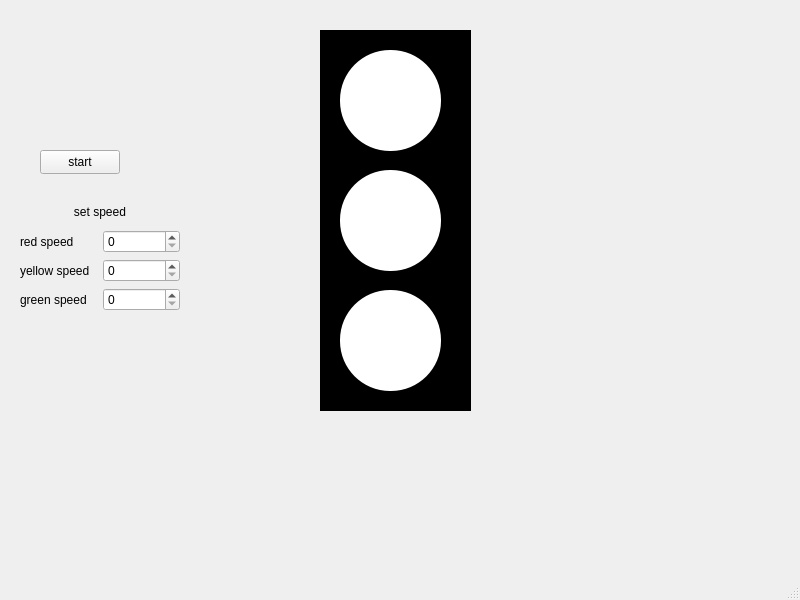
<?xml version="1.0" encoding="UTF-8"?>
<ui version="4.0">
 <class>MainWindow</class>
 <widget class="QMainWindow" name="MainWindow">
  <property name="geometry">
   <rect>
    <x>0</x>
    <y>0</y>
    <width>800</width>
    <height>600</height>
   </rect>
  </property>
  <property name="windowTitle">
   <string>MainWindow</string>
  </property>
  <widget class="QWidget" name="centralwidget">
   <widget class="QLabel" name="label">
    <property name="geometry">
     <rect>
      <x>320</x>
      <y>30</y>
      <width>151</width>
      <height>381</height>
     </rect>
    </property>
    <property name="styleSheet">
     <string notr="true">background: black</string>
    </property>
    <property name="text">
     <string/>
    </property>
   </widget>
   <widget class="QPushButton" name="redButton">
    <property name="geometry">
     <rect>
      <x>340</x>
      <y>50</y>
      <width>101</width>
      <height>101</height>
     </rect>
    </property>
    <property name="styleSheet">
     <string notr="true">border-radius: 50%;
background: white</string>
    </property>
    <property name="text">
     <string/>
    </property>
   </widget>
   <widget class="QPushButton" name="yellowButton">
    <property name="geometry">
     <rect>
      <x>340</x>
      <y>170</y>
      <width>101</width>
      <height>101</height>
     </rect>
    </property>
    <property name="styleSheet">
     <string notr="true">border-radius: 50%;
background: white</string>
    </property>
    <property name="text">
     <string/>
    </property>
   </widget>
   <widget class="QPushButton" name="startButton">
    <property name="geometry">
     <rect>
      <x>40</x>
      <y>150</y>
      <width>80</width>
      <height>24</height>
     </rect>
    </property>
    <property name="text">
     <string>start</string>
    </property>
   </widget>
   <widget class="QPushButton" name="greenButton">
    <property name="geometry">
     <rect>
      <x>340</x>
      <y>290</y>
      <width>101</width>
      <height>101</height>
     </rect>
    </property>
    <property name="styleSheet">
     <string notr="true">border-radius: 50%;
background: white</string>
    </property>
    <property name="text">
     <string/>
    </property>
   </widget>
   <widget class="QWidget" name="gridLayoutWidget">
    <property name="geometry">
     <rect>
      <x>20</x>
      <y>200</y>
      <width>160</width>
      <height>111</height>
     </rect>
    </property>
    <layout class="QGridLayout" name="gridLayout">
     <item row="2" column="0">
      <widget class="QLabel" name="label_4">
       <property name="text">
        <string>yellow speed</string>
       </property>
      </widget>
     </item>
     <item row="3" column="0">
      <widget class="QLabel" name="label_5">
       <property name="text">
        <string>green speed</string>
       </property>
      </widget>
     </item>
     <item row="2" column="1">
      <widget class="QSpinBox" name="yellowBox">
       <property name="maximum">
        <number>499</number>
       </property>
       <property name="singleStep">
        <number>10</number>
       </property>
      </widget>
     </item>
     <item row="3" column="1">
      <widget class="QSpinBox" name="greenBox">
       <property name="maximum">
        <number>499</number>
       </property>
       <property name="singleStep">
        <number>10</number>
       </property>
      </widget>
     </item>
     <item row="1" column="0">
      <widget class="QLabel" name="label_3">
       <property name="text">
        <string>red speed</string>
       </property>
      </widget>
     </item>
     <item row="1" column="1">
      <widget class="QSpinBox" name="redBox">
       <property name="maximum">
        <number>499</number>
       </property>
       <property name="singleStep">
        <number>10</number>
       </property>
      </widget>
     </item>
     <item row="0" column="0" colspan="2">
      <widget class="QLabel" name="label_2">
       <property name="text">
        <string>set speed</string>
       </property>
       <property name="alignment">
        <set>Qt::AlignCenter</set>
       </property>
      </widget>
     </item>
    </layout>
   </widget>
   <widget class="QLabel" name="label_6">
    <property name="geometry">
     <rect>
      <x>340</x>
      <y>50</y>
      <width>16</width>
      <height>16</height>
     </rect>
    </property>
    <property name="text">
     <string/>
    </property>
   </widget>
   <widget class="QLabel" name="label_7">
    <property name="geometry">
     <rect>
      <x>330</x>
      <y>60</y>
      <width>16</width>
      <height>21</height>
     </rect>
    </property>
    <property name="text">
     <string/>
    </property>
   </widget>
   <widget class="QLabel" name="label_8">
    <property name="geometry">
     <rect>
      <x>330</x>
      <y>120</y>
      <width>16</width>
      <height>21</height>
     </rect>
    </property>
    <property name="text">
     <string/>
    </property>
   </widget>
   <widget class="QLabel" name="label_9">
    <property name="geometry">
     <rect>
      <x>340</x>
      <y>140</y>
      <width>16</width>
      <height>20</height>
     </rect>
    </property>
    <property name="text">
     <string/>
    </property>
   </widget>
   <widget class="QLabel" name="label_11">
    <property name="geometry">
     <rect>
      <x>430</x>
      <y>50</y>
      <width>16</width>
      <height>20</height>
     </rect>
    </property>
    <property name="text">
     <string/>
    </property>
   </widget>
   <widget class="QLabel" name="label_12">
    <property name="geometry">
     <rect>
      <x>420</x>
      <y>40</y>
      <width>16</width>
      <height>20</height>
     </rect>
    </property>
    <property name="text">
     <string/>
    </property>
   </widget>
   <widget class="QLabel" name="label_13">
    <property name="geometry">
     <rect>
      <x>440</x>
      <y>110</y>
      <width>20</width>
      <height>41</height>
     </rect>
    </property>
    <property name="text">
     <string/>
    </property>
   </widget>
   <widget class="QLabel" name="label_10">
    <property name="geometry">
     <rect>
      <x>430</x>
      <y>129</y>
      <width>21</width>
      <height>31</height>
     </rect>
    </property>
    <property name="text">
     <string/>
    </property>
   </widget>
   <widget class="QLabel" name="label_14">
    <property name="geometry">
     <rect>
      <x>410</x>
      <y>140</y>
      <width>16</width>
      <height>20</height>
     </rect>
    </property>
    <property name="text">
     <string/>
    </property>
   </widget>
   <widget class="QLabel" name="label_15">
    <property name="geometry">
     <rect>
      <x>340</x>
      <y>170</y>
      <width>16</width>
      <height>20</height>
     </rect>
    </property>
    <property name="text">
     <string/>
    </property>
   </widget>
   <widget class="QLabel" name="label_16">
    <property name="geometry">
     <rect>
      <x>340</x>
      <y>160</y>
      <width>31</width>
      <height>16</height>
     </rect>
    </property>
    <property name="text">
     <string/>
    </property>
   </widget>
   <widget class="QLabel" name="label_17">
    <property name="geometry">
     <rect>
      <x>330</x>
      <y>170</y>
      <width>16</width>
      <height>31</height>
     </rect>
    </property>
    <property name="text">
     <string/>
    </property>
   </widget>
   <widget class="QLabel" name="label_18">
    <property name="geometry">
     <rect>
      <x>430</x>
      <y>170</y>
      <width>16</width>
      <height>20</height>
     </rect>
    </property>
    <property name="text">
     <string/>
    </property>
   </widget>
   <widget class="QLabel" name="label_19">
    <property name="geometry">
     <rect>
      <x>410</x>
      <y>160</y>
      <width>31</width>
      <height>16</height>
     </rect>
    </property>
    <property name="text">
     <string/>
    </property>
   </widget>
   <widget class="QLabel" name="label_20">
    <property name="geometry">
     <rect>
      <x>440</x>
      <y>170</y>
      <width>16</width>
      <height>31</height>
     </rect>
    </property>
    <property name="text">
     <string/>
    </property>
   </widget>
   <widget class="QLabel" name="label_21">
    <property name="geometry">
     <rect>
      <x>340</x>
      <y>250</y>
      <width>16</width>
      <height>20</height>
     </rect>
    </property>
    <property name="text">
     <string/>
    </property>
   </widget>
   <widget class="QLabel" name="label_22">
    <property name="geometry">
     <rect>
      <x>330</x>
      <y>240</y>
      <width>16</width>
      <height>31</height>
     </rect>
    </property>
    <property name="text">
     <string/>
    </property>
   </widget>
   <widget class="QLabel" name="label_23">
    <property name="geometry">
     <rect>
      <x>340</x>
      <y>260</y>
      <width>31</width>
      <height>16</height>
     </rect>
    </property>
    <property name="text">
     <string/>
    </property>
   </widget>
   <widget class="QLabel" name="label_24">
    <property name="geometry">
     <rect>
      <x>430</x>
      <y>250</y>
      <width>16</width>
      <height>20</height>
     </rect>
    </property>
    <property name="text">
     <string/>
    </property>
   </widget>
   <widget class="QLabel" name="label_25">
    <property name="geometry">
     <rect>
      <x>440</x>
      <y>240</y>
      <width>16</width>
      <height>31</height>
     </rect>
    </property>
    <property name="text">
     <string/>
    </property>
   </widget>
   <widget class="QLabel" name="label_26">
    <property name="geometry">
     <rect>
      <x>410</x>
      <y>260</y>
      <width>31</width>
      <height>16</height>
     </rect>
    </property>
    <property name="text">
     <string/>
    </property>
   </widget>
   <widget class="QLabel" name="label_27">
    <property name="geometry">
     <rect>
      <x>340</x>
      <y>290</y>
      <width>16</width>
      <height>20</height>
     </rect>
    </property>
    <property name="text">
     <string/>
    </property>
   </widget>
   <widget class="QLabel" name="label_28">
    <property name="geometry">
     <rect>
      <x>340</x>
      <y>280</y>
      <width>31</width>
      <height>16</height>
     </rect>
    </property>
    <property name="text">
     <string/>
    </property>
   </widget>
   <widget class="QLabel" name="label_29">
    <property name="geometry">
     <rect>
      <x>330</x>
      <y>300</y>
      <width>16</width>
      <height>31</height>
     </rect>
    </property>
    <property name="text">
     <string/>
    </property>
   </widget>
   <widget class="QLabel" name="label_30">
    <property name="geometry">
     <rect>
      <x>410</x>
      <y>280</y>
      <width>41</width>
      <height>16</height>
     </rect>
    </property>
    <property name="text">
     <string/>
    </property>
   </widget>
   <widget class="QLabel" name="label_31">
    <property name="geometry">
     <rect>
      <x>440</x>
      <y>300</y>
      <width>16</width>
      <height>41</height>
     </rect>
    </property>
    <property name="text">
     <string/>
    </property>
   </widget>
   <widget class="QLabel" name="label_32">
    <property name="geometry">
     <rect>
      <x>430</x>
      <y>290</y>
      <width>16</width>
      <height>20</height>
     </rect>
    </property>
    <property name="text">
     <string/>
    </property>
   </widget>
   <widget class="QLabel" name="label_33">
    <property name="geometry">
     <rect>
      <x>440</x>
      <y>340</y>
      <width>16</width>
      <height>41</height>
     </rect>
    </property>
    <property name="text">
     <string/>
    </property>
   </widget>
   <widget class="QLabel" name="label_34">
    <property name="geometry">
     <rect>
      <x>410</x>
      <y>380</y>
      <width>31</width>
      <height>16</height>
     </rect>
    </property>
    <property name="text">
     <string/>
    </property>
   </widget>
   <widget class="QLabel" name="label_35">
    <property name="geometry">
     <rect>
      <x>430</x>
      <y>370</y>
      <width>16</width>
      <height>20</height>
     </rect>
    </property>
    <property name="text">
     <string/>
    </property>
   </widget>
   <widget class="QLabel" name="label_36">
    <property name="geometry">
     <rect>
      <x>330</x>
      <y>350</y>
      <width>16</width>
      <height>41</height>
     </rect>
    </property>
    <property name="text">
     <string/>
    </property>
   </widget>
   <widget class="QLabel" name="label_37">
    <property name="geometry">
     <rect>
      <x>340</x>
      <y>380</y>
      <width>31</width>
      <height>20</height>
     </rect>
    </property>
    <property name="text">
     <string/>
    </property>
   </widget>
   <widget class="QLabel" name="label_38">
    <property name="geometry">
     <rect>
      <x>340</x>
      <y>370</y>
      <width>16</width>
      <height>20</height>
     </rect>
    </property>
    <property name="text">
     <string/>
    </property>
   </widget>
  </widget>
  <widget class="QMenuBar" name="menubar">
   <property name="geometry">
    <rect>
     <x>0</x>
     <y>0</y>
     <width>800</width>
     <height>21</height>
    </rect>
   </property>
  </widget>
  <widget class="QStatusBar" name="statusbar"/>
 </widget>
 <resources/>
 <connections/>
</ui>
